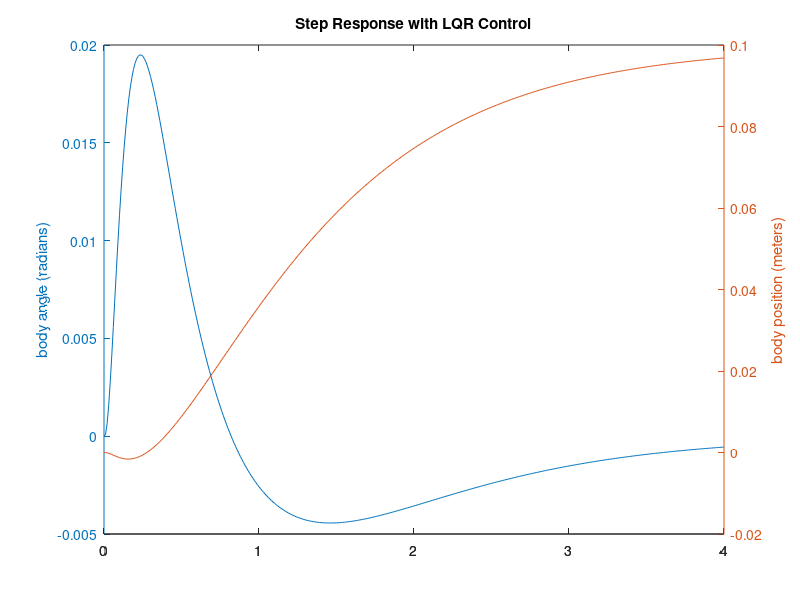
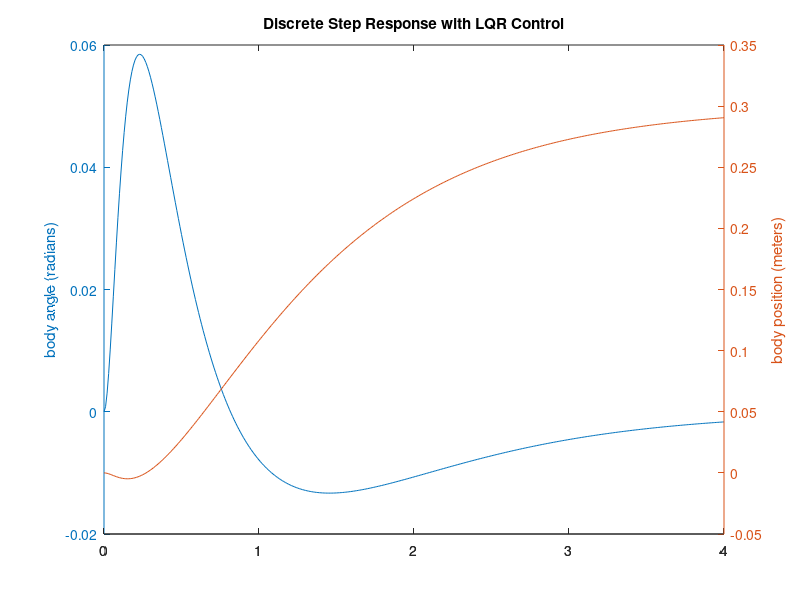

Write MATLAB code to recreate these figures, in order. (Note: this script raises an error after producing the figures.)
% Two Wheel Self-Balancing Robot: LQR Control Design

% Constant parameters of the two wheeled self-balanced robot
 
% Sampling Time
Ts = 0.01;
% Mass of a sigle wheel (unit:kg)
M_Wheel = 0.022;
% Mass of the robot body without wheel (unit:kg)
M_Body = 1.038;
% Inertial of the body around its barycenter (unit:kg*m^2)
I_BodyCenter = 0.004;
% Inertial of powertrain system around the wheel axis (unit:kg*m^2)
I_Powertrain = 2.11*10^(-4);
% Radius of a wheel (unit:m)
R_Wheel = 0.04;
% Length between center of wheel and barycenter (unit:m)
L = 0.1;
% Acceleration of gravity (unit:m/(s^2))
g = 9.81;
% Gear ratio (unit:1)
r_Gear = 20.4;
% Output stall torque of a single motor (unit: N*m)
T_Motor = 0.0276;
% Output free run speed of the motor (unit: n/s)
W_Motor = 40;
% Drive voltage of the motor (unit: V)
V_Motor = 12.0;


% Finalize the parameter in dynamic model
I_Total = 2 * (I_Powertrain+(M_Wheel*R_Wheel^2)/2);

% statespace model including motor dynamics
a1 = I_Total + (M_Body + M_Wheel)*R_Wheel^2;
a2 = M_Body * R_Wheel * L;
a3 = I_BodyCenter + M_Body*L^2;
a4 = M_Body * g * L;

% motor equation used: t = e*u - f*w
b1 = 2 * T_Motor; % stall torque of two motors
b2  = b1 / W_Motor;   % constant provides zero torque @ free run

%simplifications
c1 = 1 - (a2^2)/(a1*a3);
c2 = 1 + (a2/a3);
c3 = 1 + (a2/a1);

%theta
%thetadot
%phi
%phidot

% create state space represetation
A = [0 1 0 0;
     a4/(a3*c1) -(b2*c3)/(a3*c1) 0 (b2*c3)/(a3*c1);
     0 0 0 1;
     -(a2*a4)/(a1*a3*c1) (b2*c2)/(a1*c1) 0 -(b2*c2)/(a1*c1)];
B = [0 -(b1*c3)/(a3*c1) 0 (b1*c2)/(a1*c1) ]';
C = [1 0 0 0;
     0 0 1 0];
D = [0 0]';

states = {'theta' 'theta_dot' 'phi' 'phi_dot'};
inputs = {'u'};
outputs = {'theta'; 'phi'};
sys_ss = ss(A,B,C,D,'statename',states,'inputname',inputs,'outputname',outputs);
sys_tf = tf(sys_ss);
% poles, and examine the controllability
poles = eig(A);
controllability = rank(ctrb(sys_ss));

%              -171.1 s
%  ---------------------------------
%  s^3 + 13.17 s^2 - 94.44 s - 487.2

%
%LQR Design
%Tune Gains Parameters Here and check its response
Q = [50 00 0 0
     0 1 0 0
     0 0 1 0
     0 0 0 1];
R = 100;
K = lqr(A,B,Q,R)

Ac = [(A-B*K)];
Bc = [B];
Cc = [C];
Dc = [D];

% find Nbar for precompensator
Cn = [0 0 1 0];
s = size(A,1);
Z = [zeros([1,s]) 1];
N = inv([A,B;Cn,0])*Z';
Nx = N(1:s);
Nu = N(1+s);
Nbar=Nu + K*Nx

sys_cl = ss(Ac,Bc*Nbar,Cc,Dc,'statename',states,'inputname',inputs,'outputname',outputs)

t = 0:0.01:4;
dist = 0.1; % move balancebot 10cm
angle = (dist/R_Wheel)*ones(size(t));
angle(1) = 0;
[y,t,x]=lsim(sys_cl,angle,t);
figure;
[AX,H1,H2] = plotyy(t,y(:,1),t,R_Wheel*y(:,2),'plot');
set(get(AX(1),'Ylabel'),'String','body angle (radians)')
set(get(AX(2),'Ylabel'),'String','body position (meters)')
title('Step Response with LQR Control')

% find discrete time system
sys_d = c2d(sys_ss,Ts,'zoh')
A_d = sys_d.a;
B_d = sys_d.b;
C_d = sys_d.c;
D_d = sys_d.d;
[K_d] = dlqr(A_d,B_d,Q,R)

% discrete time closed loop
A_dc = [(A_d-B_d*K_d)];
B_dc = [B_d];
C_dc = [C_d];
D_dc = [D_d];

Nbar_d = K_d(3) % adjust Nbar for steadystate performance

states = {'x' 'x_dot' 'phi' 'phi_dot'};
inputs = {'phi'};
outputs = {'x'; 'phi'};
sys_dcl = ss(A_dc,B_dc*Nbar_d,C_dc,D_dc,Ts,'statename',states,'inputname',inputs,'outputname',outputs);

t = 0:0.01:4;
% Set a destination: move balancebot 10cm
dist = 0.3; 
angle = (dist/R_Wheel)*ones(size(t));
[y,t,x]=lsim(sys_dcl,angle,t);
figure
[AX,H1,H2] = plotyy(t,y(:,1),t,R_Wheel*y(:,2),'plot');
set(get(AX(1),'Ylabel'),'String','body angle (radians)')
set(get(AX(2),'Ylabel'),'String','body position (meters)')
title('Discrete Step Response with LQR Control')

%% video
animation(t, y(:,1), y(:,2), R_Wheel, true)

%% different DT

deltat = [0.01, 0.03, 0.05, 0.1 1];
m = length(deltat);
body = [];

for i = 1:m
    sys_d1 = c2d(sys_ss,deltat(i),'zoh')
    A_d1 = sys_d.a;
    B_d1 = sys_d.b;
    C_d1 = sys_d.c;
    D_d1 = sys_d.d;
    [K_d1] = dlqr(A_d1,B_d1,Q,R)

    A_dc1 = [(A_d1-B_d1*K_d1)];
    B_dc1 = [B_d1];
    C_dc1 = [C_d1];
    D_dc1 = [D_d1];

    Nbar_d1 = K_d1(3) % adjust Nbar for steadystate performance

    states = {'x' 'x_dot' 'phi' 'phi_dot'};
    inputs = {'phi'};
    outputs = {'x'; 'phi'};
    sys_dc2 = ss(A_dc1,B_dc1*Nbar_d1,C_dc1,D_dc1,deltat(i),'statename',states,'inputname',inputs,'outputname',outputs);

    t = 0:deltat(i):10;
    dist = 0.1; % move balancebot 10cm
    angle1 = (dist/R_Wheel)*ones(size(t));
    [y1,t,x1]=lsim(sys_dc2,angle1,t);
    figure
    [AX,H1,H2] = plotyy(t,y1(:,1),t,R_Wheel*y1(:,2),'plot');
    set(get(AX(1),'Ylabel'),'String','body angle (radians)')
    set(get(AX(2),'Ylabel'),'String','body position (meters)')
    title('Discrete Step Response with LQR Control and Precompensator')
end
